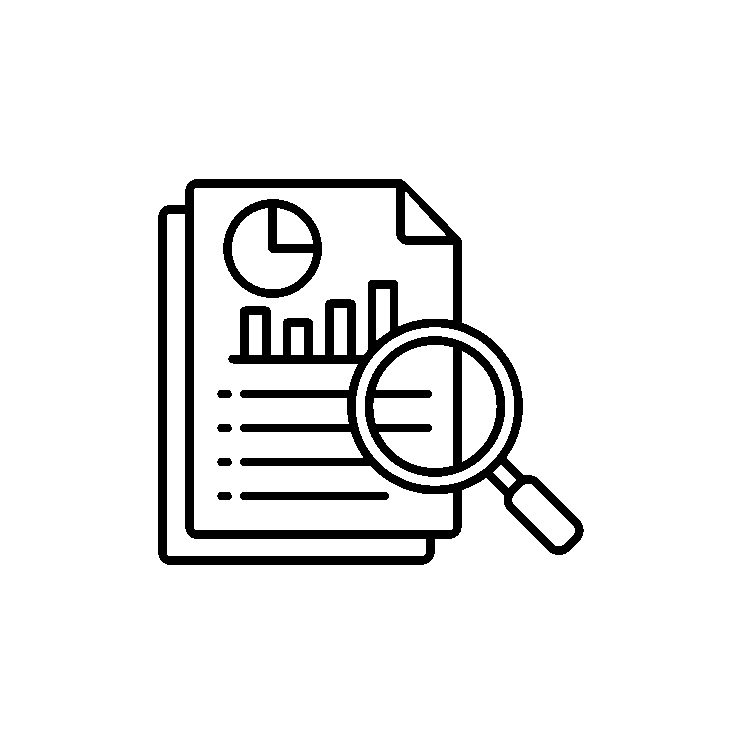
#> input picture assets/img/custom-ai-systems/data-analysis-no-bg.png, 740 x 754 px, found by its file name
$ python create_images.py
#> lines starting #> are read from the running program, lines starting #| are printed output that depends on the picture
import xml.etree.ElementTree as ET
from PIL import Image


def remove_background_make_black_white(image_path, output_path):
    # Load the image
    img = Image.open(image_path).convert("RGBA")
#> img is the input picture: PIL image 740x754 RGBA; mean R, G, B, A 236.5, 236.5, 236.5, 18.5
    datas = img.getdata()

    newData = []
    for item in datas:
        # If the pixel is black, change it to white. Otherwise, make it transparent.
        if item[0] == 0 and item[1] == 0 and item[2] == 0:  # black
            newData.append((255, 255, 255, 255))  # changing black to white
        else:
            # making everything else transparent
            newData.append((255, 255, 255, 0))
#> after the loop, newData = 557960 items

    # Update image data
    img.putdata(newData)
    img.save(output_path, "PNG")
    print(f"Image saved to {output_path}")


def modify_svg_colors(svg_path, output_path):
    # Namespace may be required to parse SVG files properly
    namespaces = {'svg': 'http://www.w3.org/2000/svg'}
    ET.register_namespace('', namespaces['svg'])

    # Load the SVG file
    tree = ET.parse(svg_path)
    root = tree.getroot()

    # Iterate over all elements in the SVG
    for elem in root.iterfind('.//svg:*', namespaces):
        # Check if this element has a 'fill' attribute
        fill = elem.get('fill')
        if fill:
            # Change black fills to white
            if fill.lower() in ['#000', '#000000', 'black']:
                elem.set('fill', '#ffffff')
            else:
                # Make everything else transparent
                elem.set('fill', 'none')

        # Similar approach can be applied to 'stroke' or other attributes
        stroke = elem.get('stroke')
        if stroke:
            if stroke.lower() in ['#000', '#000000', 'black']:
                elem.set('stroke', '#ffffff')
            else:
                elem.set('stroke', 'none')

    # Save the modified SVG
    tree.write(output_path)
    print(f"Modified SVG saved to {output_path}")

# Example usage


# Example usage
remove_background_make_black_white("/Users/camabernethy/Documents/Vesperr/assets/img/custom-ai-systems/data-analysis-no-bg.png",
                                   "/Users/camabernethy/Documents/Vesperr/assets/img/custom-ai-systems/data-analysis-no-bg-white.png")
remove_background_make_black_white("/Users/camabernethy/Documents/Vesperr/assets/img/custom-ai-systems/data-extraction-no-bg.png",
                                   "/Users/camabernethy/Documents/Vesperr/assets/img/custom-ai-systems/data-extraction-no-bg-white.png")
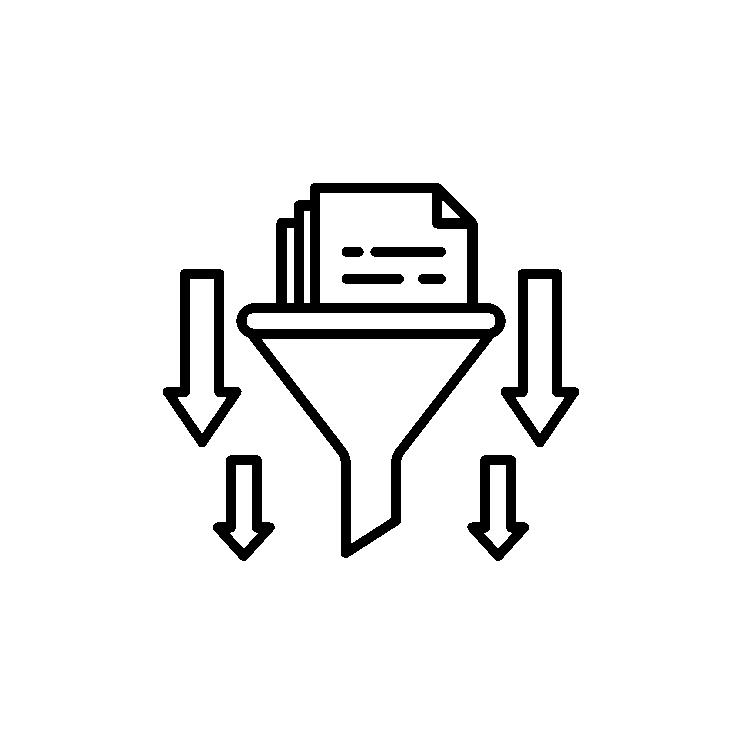
#> input picture assets/img/custom-ai-systems/data-extraction-no-bg.png, 740 x 754 px, found by its file name
#> in remove_background_make_black_white, img is the input picture: PIL image 740x754 RGBA; mean R, G, B, A 240.3, 240.3, 240.3, 14.7
remove_background_make_black_white("/Users/camabernethy/Documents/Vesperr/assets/img/custom-ai-systems/essay-writing-no-bg.png",
                                   "/Users/camabernethy/Documents/Vesperr/assets/img/custom-ai-systems/essay-writing-no-bg-white.png")
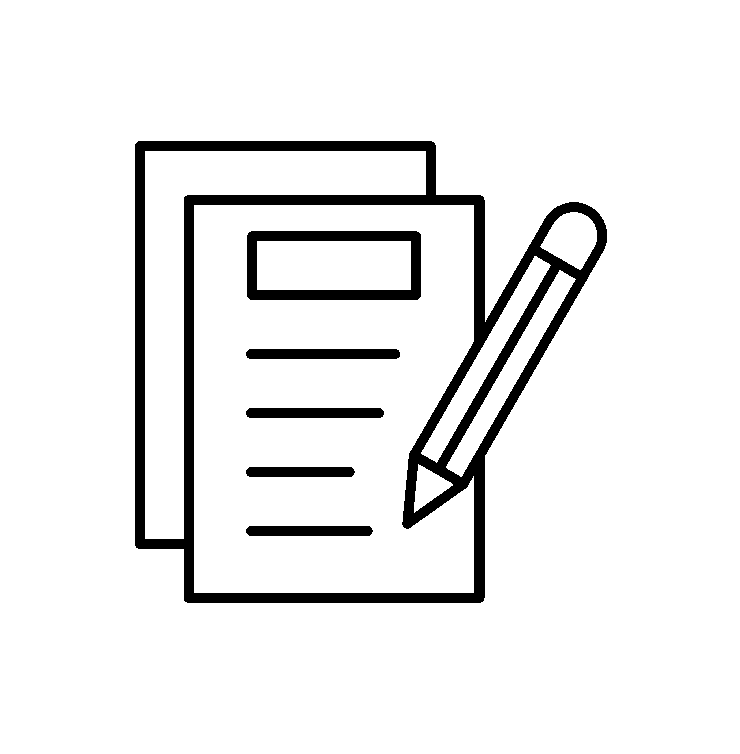
#> input picture assets/img/custom-ai-systems/essay-writing-no-bg.png, 740 x 754 px, found by its file name
#> in remove_background_make_black_white, img is the input picture: PIL image 740x754 RGBA; mean R, G, B, A 236.4, 236.4, 236.4, 18.6
#> (the run stopped early here; a loop or call above may not have finished)
